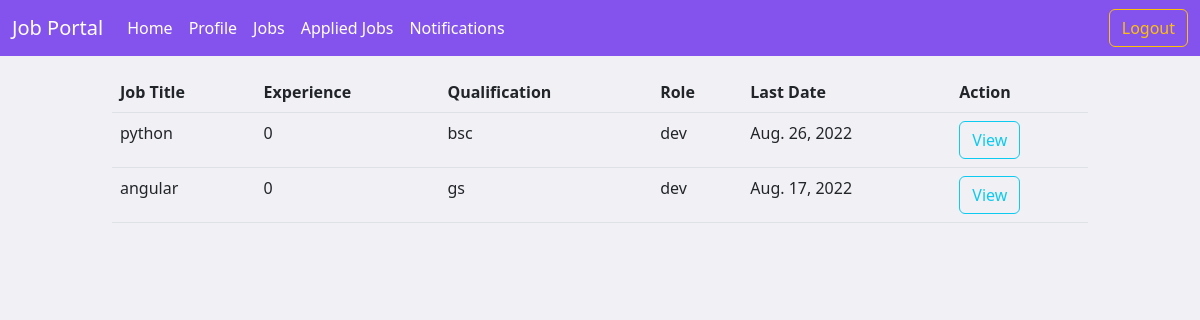
The app's page /candidate/job/all (signed in) with its own data.
### employer/models.py (models this page shows, shortened)
class Jobs(models.Model):
    posted_by = models.ForeignKey(User, on_delete=models.CASCADE, related_name="company")
    job_title = models.CharField(max_length=120)
    job_description = models.TextField()
    role = models.CharField(max_length=120)
    experience = models.PositiveIntegerField(default=0)
    location = models.CharField(max_length=120)
    salary = models.PositiveIntegerField()
    created_date = models.DateField(auto_now_add=True)
    last_date = models.DateField(null=True)
    qualification = models.CharField(max_length=120, null=True)

### candidate/views.py (the view)
# urls.py: path("job/all", views.CandidateJobListView.as_view(), name="cand-joblist"),
@method_decorator(signin_required, name="dispatch")
class CandidateJobListView(ListView):
    model = Jobs
    template_name = "cand-Listjobs.html"
    context_object_name = "jobs"

### candidate/templates/cand-Listjobs.html
{%extends 'base_cand.html'%}
{%block body_block%}
<div class="container-fluid mt-3">
    <div class="row">
        <div class="col-1"></div>
        <div class="col-10">
            <table class="table table-hover">
                <tr>
                    <th>Job Title</th>
                    <th>Experience</th>
                    <th>Qualification</th>
                    <th>Role</th>
                    <th>Last Date</th>
                    <th>Action</th>
                </tr>
                {%for job in jobs%}
                <tr>
                    <td>{{job.job_title}}</td>
                    <td>{{job.experience}}</td>
                    <td>{{job.qualification}}</td>
                    <td>{{job.role}}</td>
                    <td>{{job.last_date}}</td>
                    <td>
                        <a class="btn btn-outline-info" href="{%url 'cand-jobdetail' job.id%}">View</a>
                    </td>
                </tr>
                {%endfor%}
            </table>
        </div>
        <div class="col-1"></div>
    </div>
</div>
{%endblock%}

### users/static/css/style.css (style rules this page uses)
body { height:100vh; background-color:#f1f0f5; }

### records on screen
Jobs: job_title "python", experience "0", qualification "bsc", role "dev", last_date "Aug. 26, 2022"
Jobs: job_title "angular", experience "0", qualification "gs", role "dev", last_date "Aug. 17, 2022"
